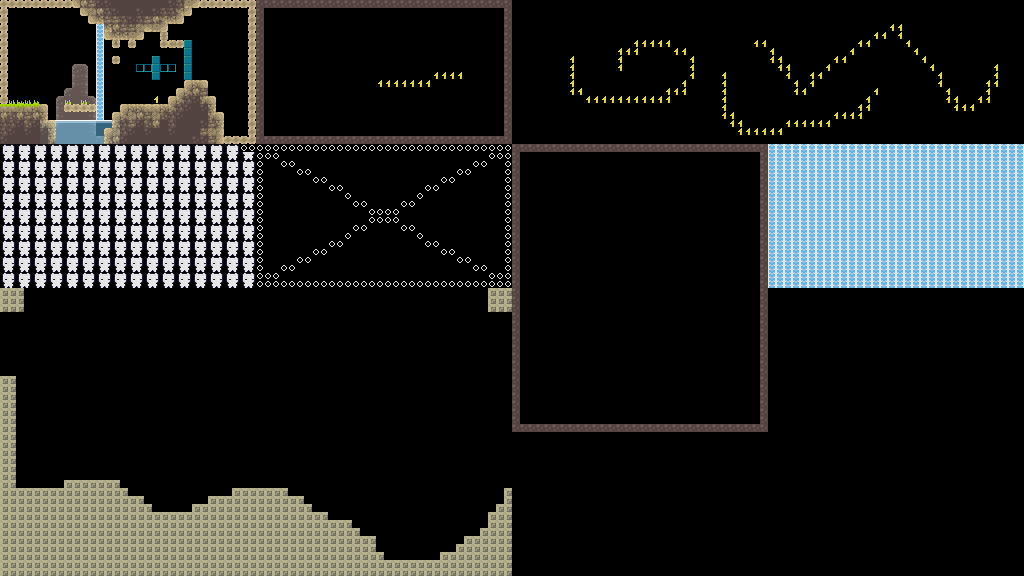

This game map was drawn from its Tiled (.tmx) file and the tilesets committed beside it. A one-line description and the trimmed map source follow:
An orthogonal 128x72 tile map with 8x8 px tiles, 4 tile layers (BG2, BG1, WATER, FG) and 6 objects (5x room, player).

<map version="1.2" tiledversion="1.2.4" orientation="orthogonal" renderorder="right-down" width="128" height="72" tilewidth="8" tileheight="8" infinite="0" nextlayerid="19" nextobjectid="8">
 <tileset firstgid="1" name="tiles" tilewidth="8" tileheight="8" tilecount="2048" columns="64">
  <image source="tiles.png" width="512" height="256" />
  <tile id="134" type="SB1" />
  <tile id="135" type="SB2" />
  <tile id="195" type="S-;A3-60" />
  <tile id="331" type="S-;A4-5" />
 </tileset>
 <layer id="14" name="BG2" width="128" height="72">
  <data>[9216 cells, 43 non-empty, 6 distinct tile ids]</data>
 </layer>
 <layer id="15" name="BG1" width="128" height="72">
  <data>[9216 cells, 0 non-empty, 0 distinct tile ids]</data>
 </layer>
 <layer id="16" name="WATER" width="128" height="72">
  <data>[9216 cells, 30 non-empty, 2 distinct tile ids]</data>
 </layer>
 <layer id="17" name="FG" width="128" height="72" opacity="0.9">
  <data>[9216 cells, 2516 non-empty, 44 distinct tile ids]</data>
 </layer>
 <objectgroup id="5" name="ROOM" locked="1" opacity="0.22">
  <object id="1" type="room" x="0" y="0" width="512" height="144" />
  <object id="3" type="room" x="512" y="0" width="512" height="144" />
  <object id="4" type="room" x="512" y="144" width="256" height="288" />
  <object id="5" type="room" x="256" y="144" width="256" height="144" />
  <object id="6" type="room" x="0" y="288" width="512" height="288" />
 </objectgroup>
 <objectgroup id="18" name="OBJ">
  <object id="7" type="player" x="128" y="88" width="16" height="16" />
 </objectgroup>
</map>
